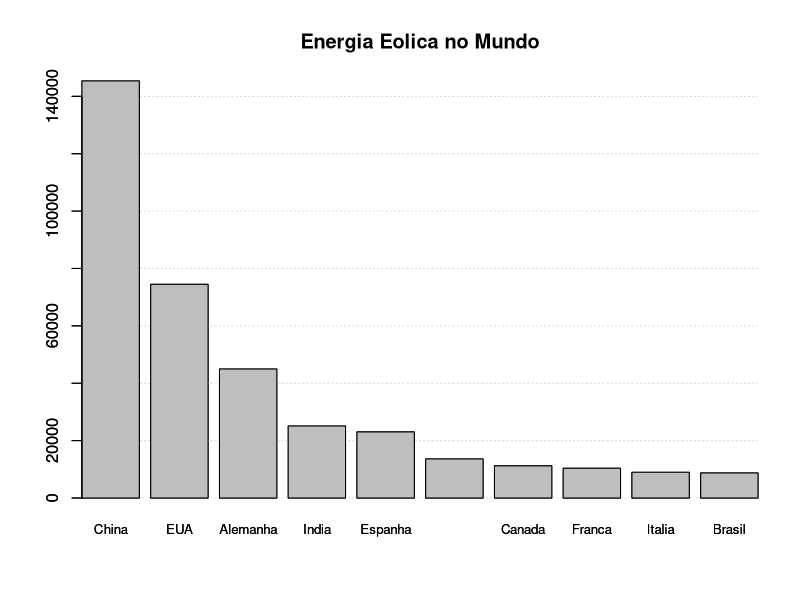
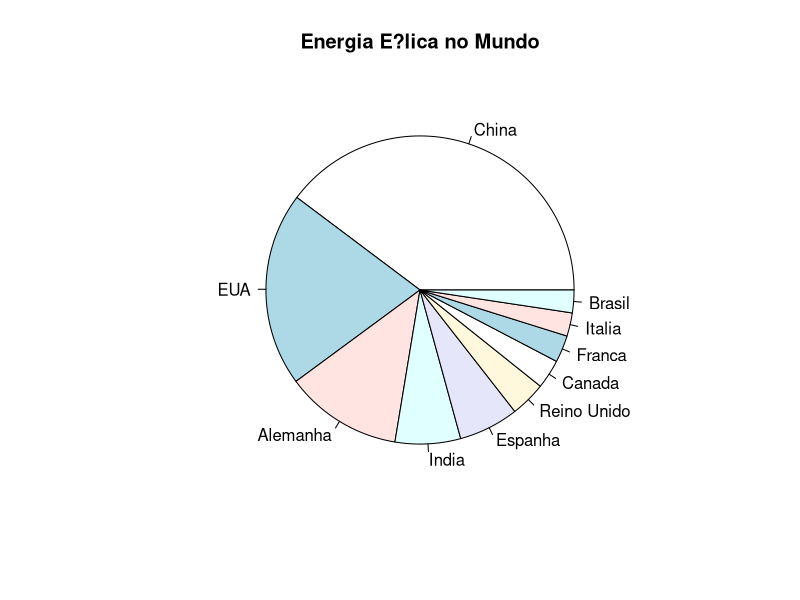
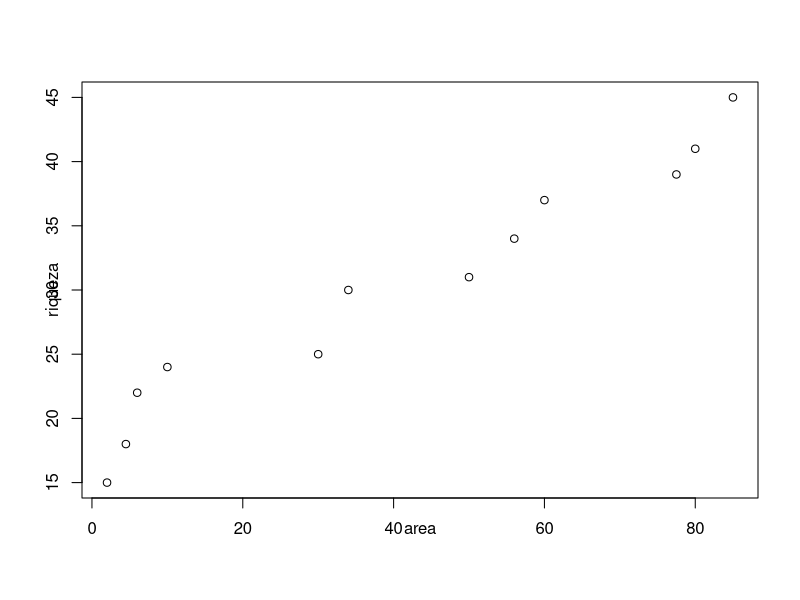
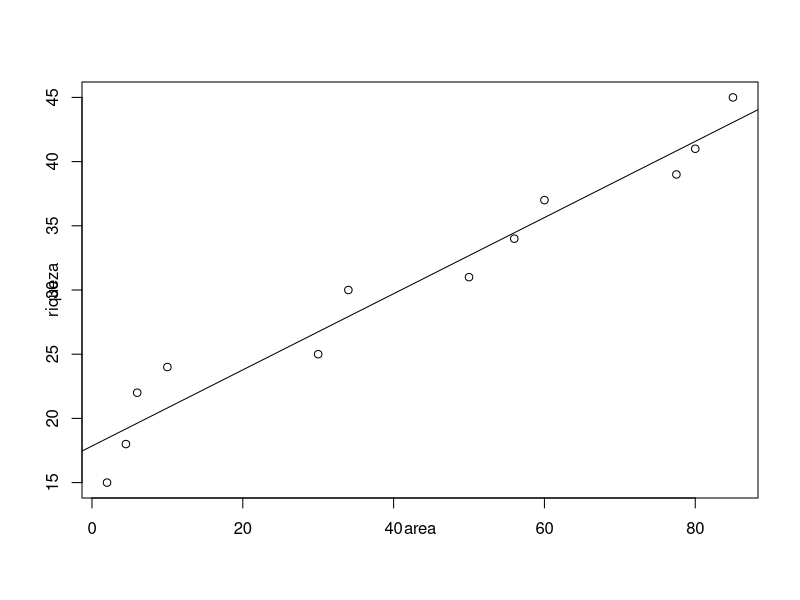
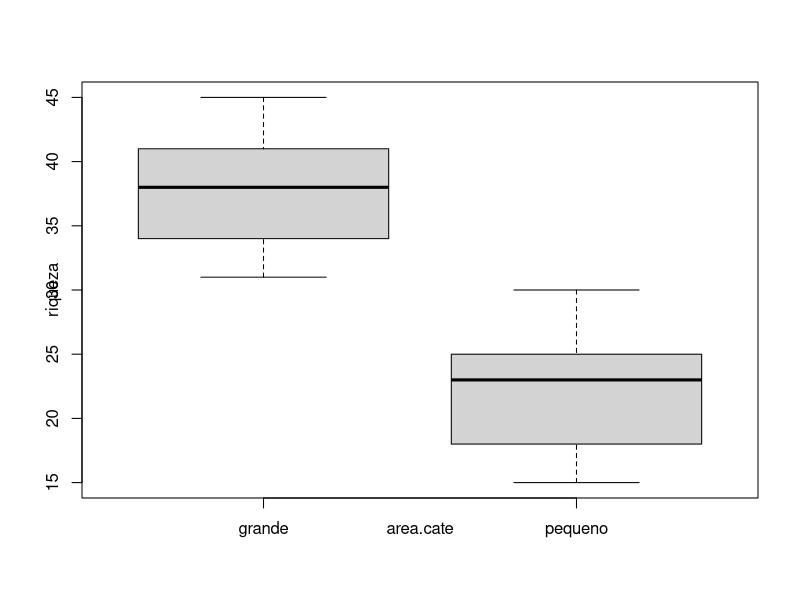
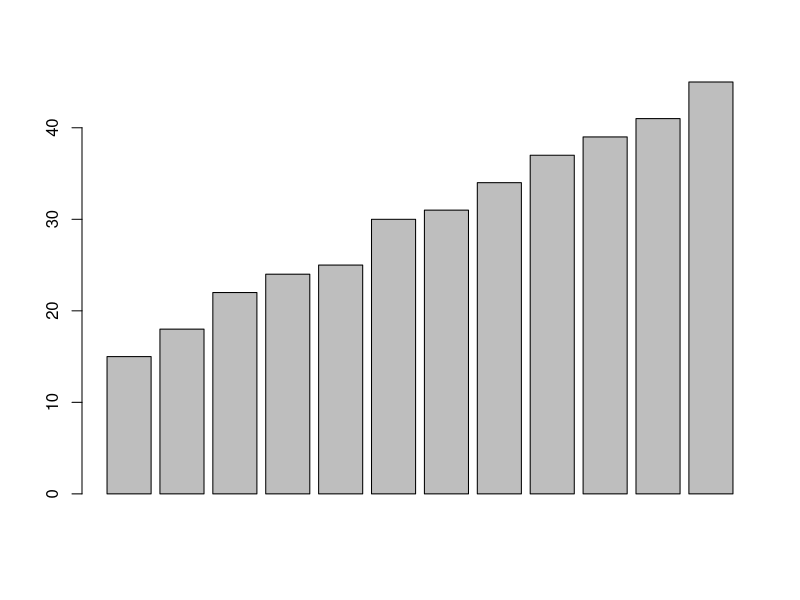
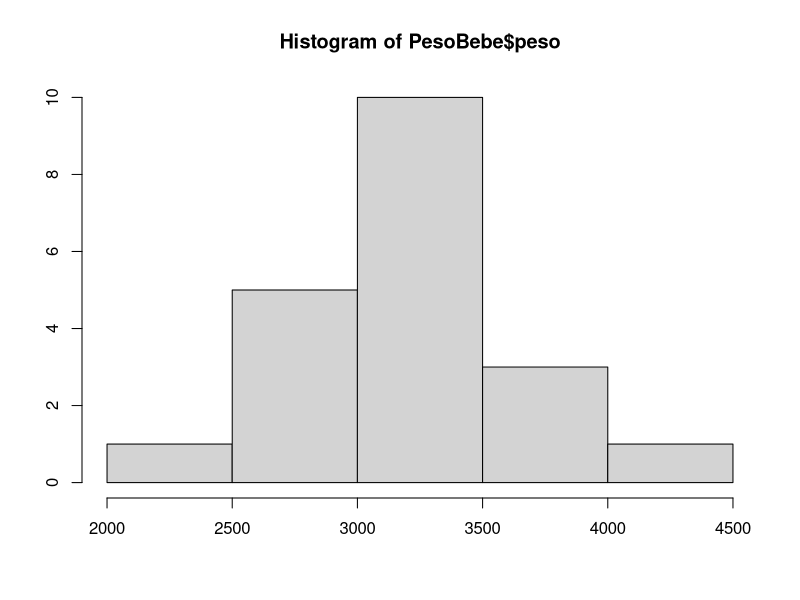

Generate these figures, in order, with R:
# Exemplo sobre o peso dos Beb?s rec?m nascidos

  #1 carregando os dados (* aten??o para o endere?o do arquivo)
    PesoBebe<-read.table("Exemplo Peso.txt", header=TRUE)
    
  #2 utilizar a fun??o "attach" para o programa reconhecer os r?tulos da vari?veis
    attach(PesoBebe)
    
  #3 buscar o nome das vari?veis da base de dados
    names(PesoBebe)
    
  #4 Media dos pesos
    mean(PesoBebe$peso)
    
  #5 Mediana dos pesos
    median(PesoBebe$peso)
    
  #5 Desvio padrao
    sd(PesoBebe$peso)
    
  #6 Variancia
    mean(PesoBebe$peso)+sd(PesoBebe$peso)
    
    
    
    
      
  #Fazer um grafico de Barras
    
    energia <- data.frame("pais" = 1:10,"e_eolica"=1:10)
    energia$pais <- c("China", "EUA", "Alemanha", "India", "Espanha", "Reino Unido", "Canada", "Franca", "Italia", "Brasil")
    energia$e_eolica <- c(145362, 74471, 44947, 25088, 23025, 13603, 11205, 10358, 8958, 8715)
    rotulo <- c("Pais", "Geracao de Energia (MW)")
    par(mgp=c(1,1,0))
    barplot(energia$e_eolica, main="Energia Eolica no Mundo",names.arg = energia$pais, ylim=c(0, 145000), cex.names = 0.8, xaxs = "i")
    grid(nx=NA, ny=NULL)
    barplot(energia$e_eolica, main="Energia Eolica no Mundo",names.arg = energia$pais, ylim=c(0, 145000), cex.names = 0.8, xaxs = "i", add=TRUE)
   
  #Fazer um gr?fico de Pizza
    
    pie(x = energia$e_eolica,   # Dados do Grafico
        labels = energia$pais, # Legendas
        main = "Energia E?lica no Mundo")         # T?tulo do gr?fico  
    
  #Fazer gr?fico de dispers?o
    riqueza <- c(15,18,22,24,25,30,31,34,37,39,41,45)
    area <- c(2,4.5,6,10,30,34,50,56,60,77.5,80,85)
    area.cate <- rep(c("pequeno", "grande"), each=6)
    
    plot(riqueza~area)
    
    model <-  lm(riqueza~area)
    plot(riqueza~area)
    abline(model)
    
    
    boxplot(riqueza~area.cate)
    barplot(riqueza)
    
    hist(PesoBebe$peso,  breaks = 5, xlab="", ylab="")
